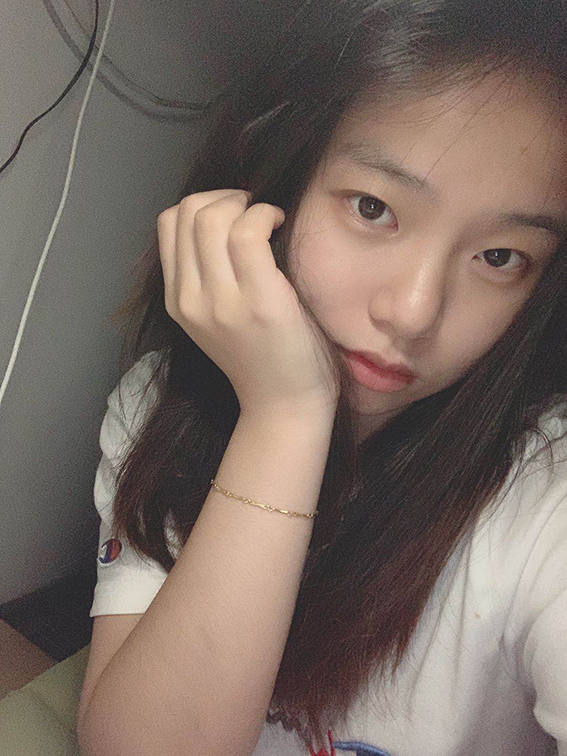
#> input picture resources/1.jpg, 567 x 756 px; its folder holds only this picture in this run
$ python -i img_tools.py   (imports and definitions only)
#> lines starting #> are read from the running program, lines starting #| are printed output that depends on the picture
# AUTHOR    ：Lv Wenchao
# coding    : utf-8
# @Time     : 2021/1/19 12:42
# @FileName : read_img.py
# @Software : PyCharm
import re
from PIL import Image
import numpy as np
import cv2
import gdal
import os.path
import matplotlib.pyplot as plt


# 对文件排序
# 返回文件列表名
# [93 lines left out: functions file_sort, read_tiff_multi, read_tiff_single, write_tiff, load_img, not called in this run]


def max_ndarray(mat):
    return np.amax(mat) if type(mat).__name__ == 'ndarray' else 0


def jpeg_2000(img, save_path):
    im = Image.fromarray(img)
    im.save(save_path)


# 小波正变换
def dwt(img):
    """

    :type img: np.ndarray
    """
    h0 = np.array([1 / 2, 1 / 2])
    h1 = np.array([1 / 2, -1 / 2])

    L = np.array([])
    H = np.array([])
    L_down = []
    H_down = []

    h, w = img.shape[:2]

    # convolve the rows
    for row in range(h):
        if row == 0:
            L = np.convolve(img[row, :], h0[::-1], "valid")
            H = np.convolve(img[row, :], h1[::-1], "valid")
        else:
            L = np.vstack((L, np.convolve(img[row, :], h0[::-1], "valid")))
            H = np.vstack((H, np.convolve(img[row, :], h1[::-1], "valid")))

    # downSample
    L_down = L[:, ::2]
    H_down = H[:, ::2]

    # colum
    (h, w) = L_down.shape
    ll = np.array([])
    lh = np.array([])
    hl = np.array([])
    hh = np.array([])

    # convolute the columns, appending each column as a sub array to the given array
    for col in range(w):
        if col == 0:
            ll = np.convolve(L_down[:, col], h0[::-1], "valid")
            lh = np.convolve(L_down[:, col], h1[::-1], "valid")
            hl = np.convolve(H_down[:, col], h0[::-1], "valid")
            hh = np.convolve(H_down[:, col], h1[::-1], "valid")
        else:
            ll = np.vstack((ll, np.convolve(L_down[:, col], h0[::-1], "valid")))
            lh = np.vstack((lh, np.convolve(L_down[:, col], h1[::-1], "valid")))
            hl = np.vstack((hl, np.convolve(H_down[:, col], h0[::-1], "valid")))
            hh = np.vstack((hh, np.convolve(H_down[:, col], h1[::-1], "valid")))

    # turn the arrays to np.arrays and transpose them
    # (since columns were appended as rows in above step)

    # 前面在append的时候直接添加所有需要transpose
    hh = np.transpose(np.asarray(hh))[::2, :]
    hl = np.transpose(np.asarray(hl))[::2, :]
    lh = np.transpose(np.asarray(lh))[::2, :]
    ll = np.transpose(np.asarray(ll))[::2, :]
    return ll, hl, lh, hh


# 小波逆变换
# [92 lines left out: functions idwt, show_img, get_bits, not called in this run]

>>> import cv2
>>> picture = cv2.imread('../../resources/1.jpg', cv2.IMREAD_GRAYSCALE)
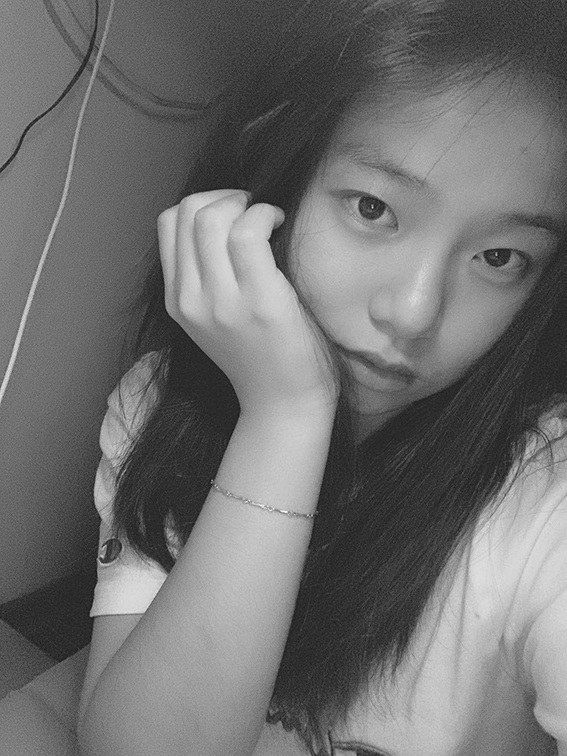
#> picture: shape (756, 567); min 19, max 252, mean 111.7
>>> result = dwt(picture)
#> in dwt, `L_down = L[:, ::2]`:
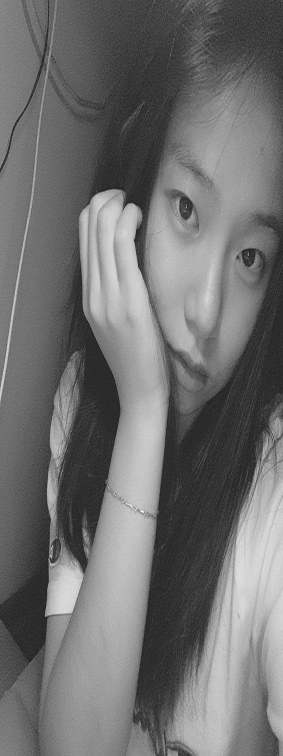
#> L_down: shape (756, 283) float64; min 28.5, max 248.5, mean 111.7
#> in dwt, `H_down = H[:, ::2]`:
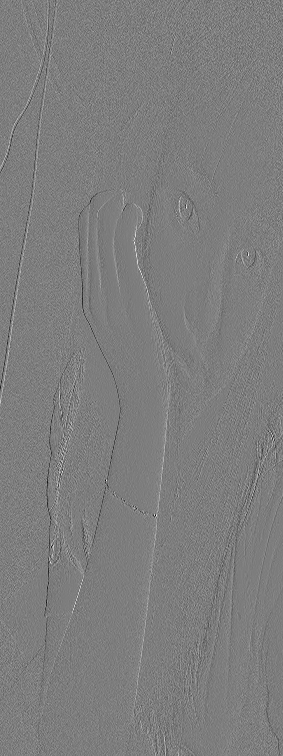
#> H_down: shape (756, 283) float64; min -62, max 63.5, mean 0; drawn with min black and max white
#> in dwt, `hh = np.transpose(np.asarray(hh))[::2, :]`:
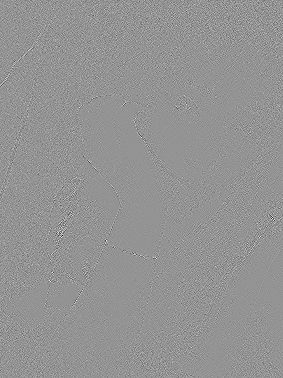
#> hh: shape (378, 283) float64; min -32.75, max 23.75, mean 0; drawn with min black and max white
#> in dwt, `hl = np.transpose(np.asarray(hl))[::2, :]`:
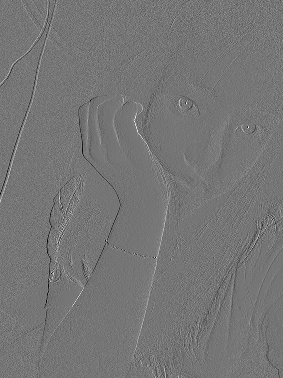
#> hl: shape (378, 283) float64; min -45, max 52.25, mean 0; drawn with min black and max white
#> in dwt, `lh = np.transpose(np.asarray(lh))[::2, :]`:
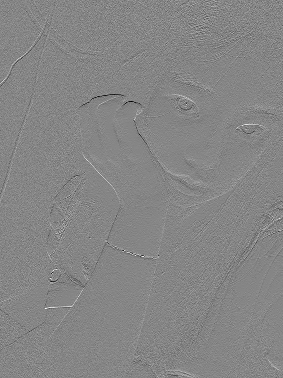
#> lh: shape (378, 283) float64; min -45.5, max 41.25, mean 0; drawn with min black and max white

$ run again, on resources/DJI_0020.JPG
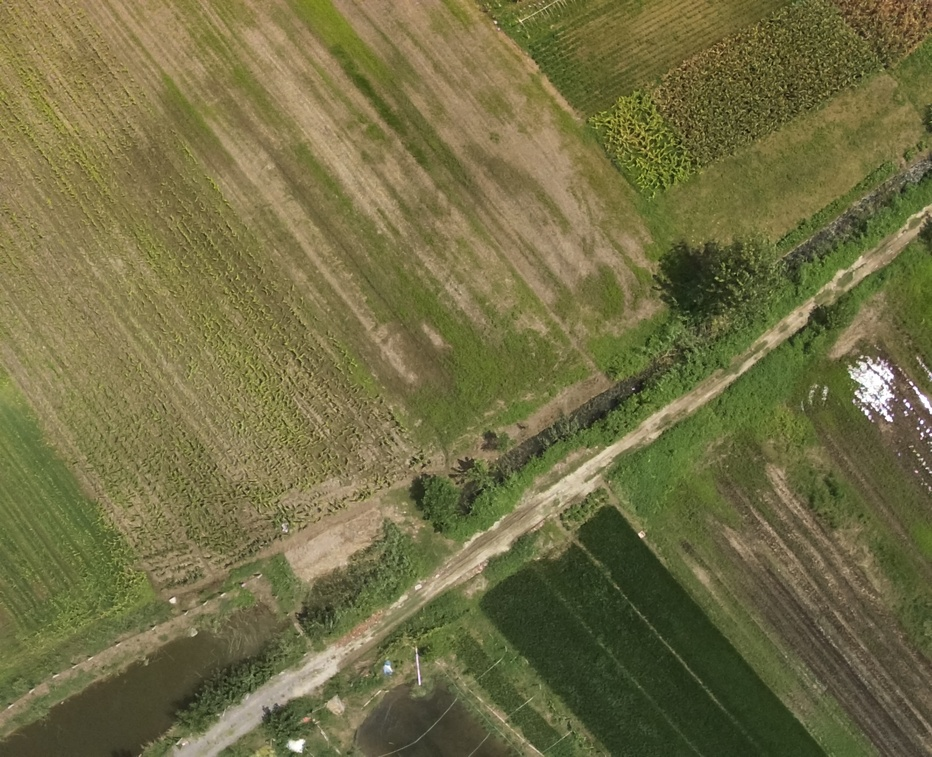
#> input picture resources/DJI_0020.JPG, 932 x 757 px, shrunk from 1600 x 1300 before the run
#> in dwt, `H_down = H[:, ::2]`:
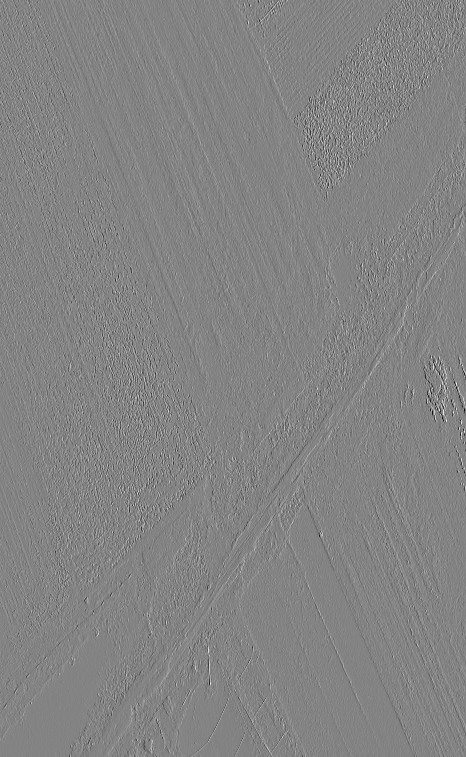
#> H_down: shape (757, 466) float64; min -69, max 64.5, mean 0; drawn with min black and max white
#> in dwt, `lh = np.transpose(np.asarray(lh))[::2, :]`:
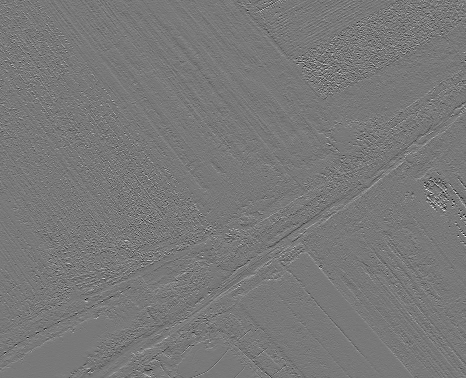
#> lh: shape (378, 466) float64; min -54, max 60, mean 0; drawn with min black and max white
